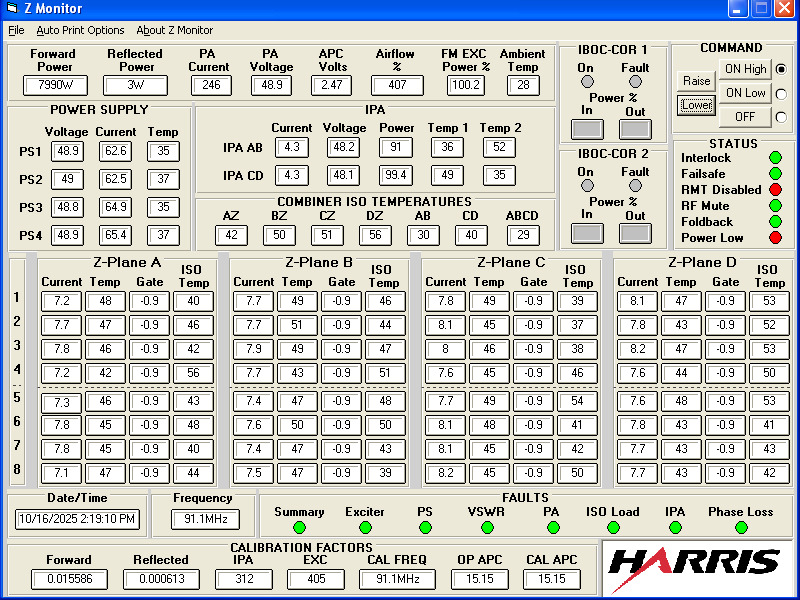
#> input picture 911-20251016.jpg, 800 x 600 px
$ python visualize_coordinates.py
#> lines starting #> are read from the running program, lines starting #| are printed output that depends on the picture; after the words box and inside, x2 and y2 are one past the last pixel; in counts of white or black regions, pixels touching at a corner belong together
#!/usr/bin/env python3
"""
可视化坐标标注：在图像上绘制所有标注的区域
"""
import cv2
import json
from pathlib import Path

print("="*70)
print("可视化坐标标注")
print("="*70)
print()

# 加载坐标
coords_file = Path('config/template_coordinates.json')
with open(coords_file, 'r', encoding='utf-8') as f:
#> (reads config/template_coordinates.json from the repository)
    coords = json.load(f)

# 加载图像
image_path = Path('911-20251016.jpg')
image = cv2.imread(str(image_path))
#> image is the input picture: shape (600, 800, 3); mean B, G, R 199.6, 202.7, 200.6
if image is None:
    print(f"✗ 无法读取图像: {image_path}")
    exit(1)

# 创建副本用于绘制
vis_image = image.copy()

# 颜色定义
COLOR_SUCCESS = (0, 255, 0)  # 绿色 - 识别成功
COLOR_FAIL = (0, 0, 255)     # 红色 - 识别失败
COLOR_TEXT = (255, 255, 255)  # 白色文字

# 从上一次测试结果确定成功的项
successful_items = {
    'BZ', 'DZ', 'AB', 'ABCD',
    'Z-Plane-A-Current-3', 'Z-Plane-A-Current-4',
    'Z-Plane-A-Current-5', 'Z-Plane-A-Current-6',
    'Z-Plane-A-Current-7', 'Z-Plane-A-Current-8',
    'Z-Plane-A-ISOTemp-1'
}

# 绘制每个区域
for idx, (item_name, coord_list) in enumerate(coords.items(), 1):
    if isinstance(coord_list, list) and len(coord_list) == 4:
        x1, y1, x2, y2 = coord_list

        # 选择颜色
        color = COLOR_SUCCESS if item_name in successful_items else COLOR_FAIL

        # 绘制矩形
        cv2.rectangle(vis_image, (x1, y1), (x2, y2), color, 2)

        # 绘制序号
        label = f"{idx}"
        font_scale = 0.4
        thickness = 1
        (tw, th), _ = cv2.getTextSize(label, cv2.FONT_HERSHEY_SIMPLEX, font_scale, thickness)

        # 绘制文字背景
        cv2.rectangle(vis_image, (x1, y1 - th - 4), (x1 + tw + 4, y1), color, -1)

        # 绘制文字
        cv2.putText(vis_image, label, (x1 + 2, y1 - 2),
                   cv2.FONT_HERSHEY_SIMPLEX, font_scale, COLOR_TEXT, thickness)
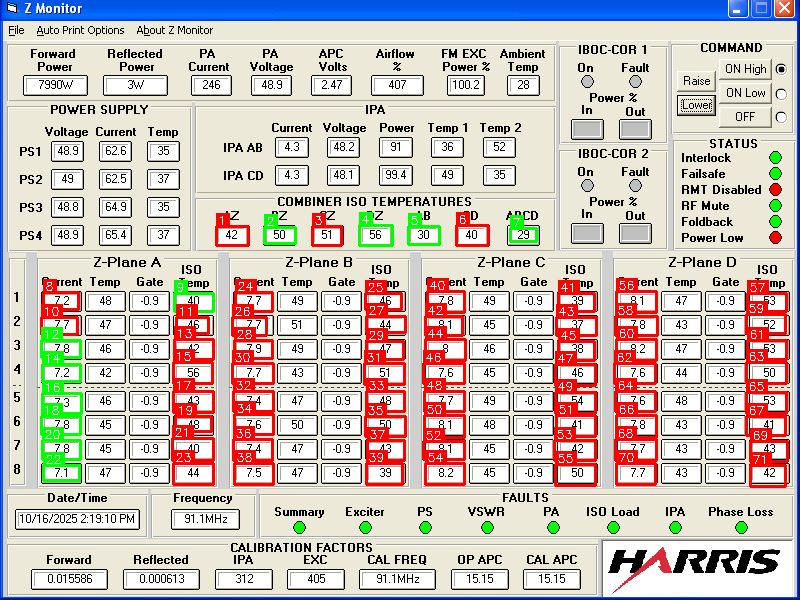
#> vis_image: shape (600, 800, 3); 7.76% of pixels changed, all inside (x1, y1, x2, y2) = (40, 212, 789, 488)

# 添加图例
legend_y = 20
cv2.putText(vis_image, "Green = Success, Red = Failed", (10, legend_y),
           cv2.FONT_HERSHEY_SIMPLEX, 0.6, (255, 255, 255), 2)
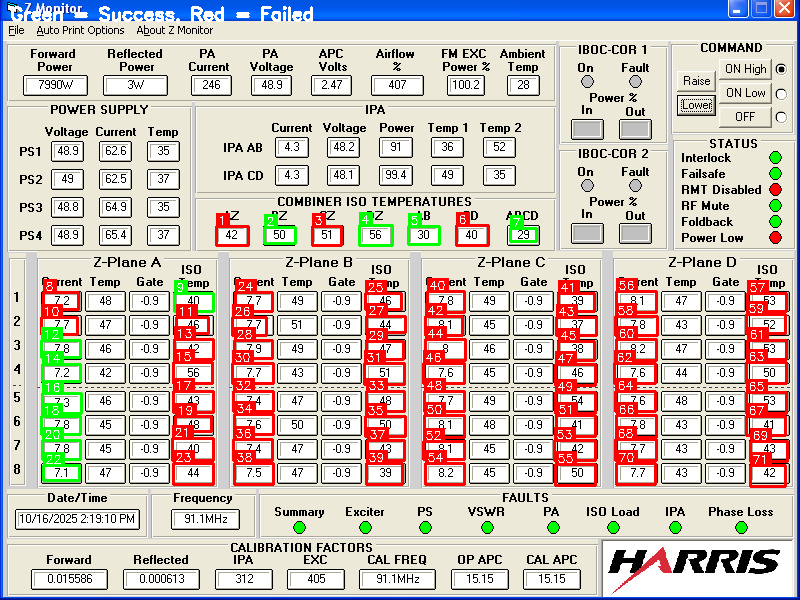
#> vis_image: shape (600, 800, 3); 0.39% of pixels changed, all inside (x1, y1, x2, y2) = (11, 6, 313, 24)

# 保存结果
output_path = Path('coordinate_visualization.png')
cv2.imwrite(str(output_path), vis_image)

print(f"✓ 可视化图像已保存: {output_path}")
print()
print("图例：")
print("  🟢 绿色边框 = 识别成功")
print("  🔴 红色边框 = 识别失败")
print()
print("失败的区域：")
for idx, (item_name, coord_list) in enumerate(coords.items(), 1):
    if item_name not in successful_items:
        print(f"  {idx:2d}. {item_name:30s} - 坐标: {coord_list}")

print()
print("💡 建议：")
print("  1. 打开 coordinate_visualization.png 查看标注区域")
print("  2. 对于红色区域，检查坐标是否准确框选了数据")
print("  3. 使用坐标标定工具重新标注失败的区域")
print()
print("="*70)
